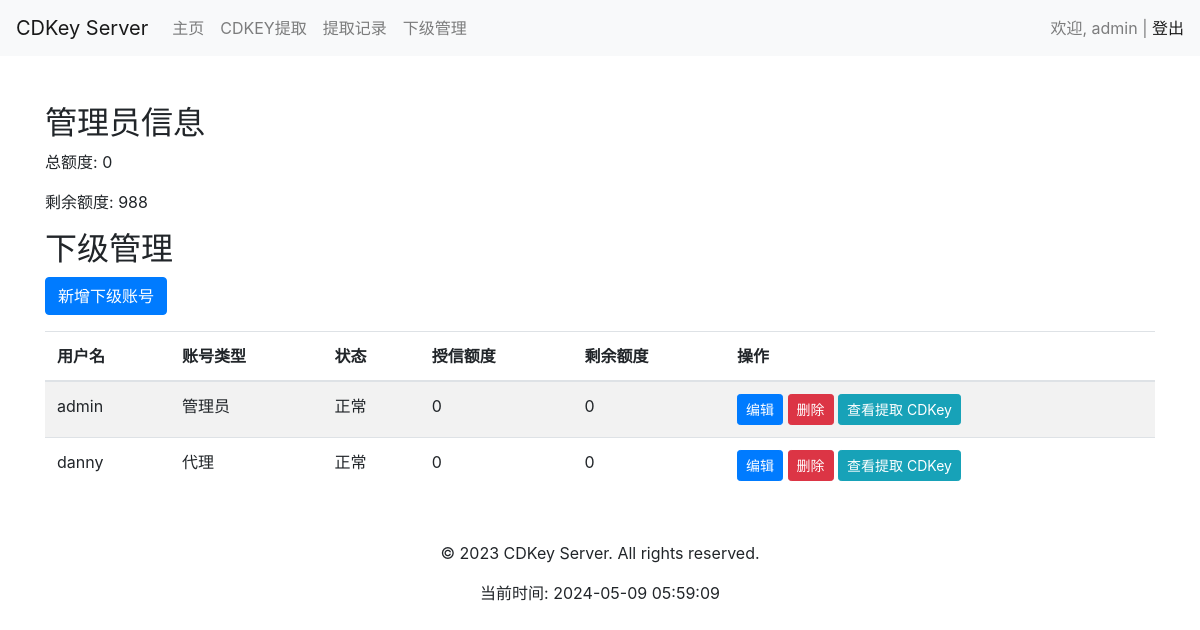
Screenshot of /user/subordinate/ (signed in) with the database file from the repository.
### user/models.py (models this page shows)
class User(AbstractUser):
    USER_TYPE_CHOICES = (
        (1, '管理员'),
        (2, '一级代理'),
        (3, '二级代理'),
    )
    ROLE_CHOICES = (
        ('admin', '管理员'),
        ('agent', '代理'),
    )
    superior = models.ForeignKey('self', on_delete=models.SET_NULL, null=True, blank=True, related_name='subordinates', verbose_name='上级')
    role = models.CharField(max_length=50, choices=ROLE_CHOICES, default='agent', verbose_name='角色')
    user_type = models.SmallIntegerField(choices=USER_TYPE_CHOICES, default=3, verbose_name='用户类型')
    is_active = models.BooleanField(default=True,verbose_name='是否激活')
    monthly_quota = models.IntegerField(default=0,verbose_name='月度配额')
    day_quota = models.IntegerField(default=0, verbose_name='日配额')
    quota_updated_at = models.DateField(auto_now_add=True)
    class Meta:
        db_table = 'user'

### user/views.py (the view)
# urls.py: path('subordinate/', views.subordinate_list, name='subordinate_list'),
@login_required
def subordinate_list(request):
    subordinates = request.user.subordinates.all()
    admin_profile = request.user.profile
    total_credit = admin_profile.credit if admin_profile.credit else 0
    remaining_credit = admin_profile.remaining_quota if admin_profile.remaining_quota else 0
    context = {
        'subordinates': subordinates,
        'total_credit': total_credit,
        'remaining_credit': remaining_credit,
    }
    return render(request, 'user/subordinate.html', context)

### user/templates/user/subordinate.html
{% extends 'base.html' %}
{% block content %}
<div class="container mt-5">
    <h2>管理员信息</h2>
    <p>总额度: {{ total_credit|default:0 }}</p>
    <p>剩余额度: {{ remaining_credit|default:0 }}</p>
    <h2>下级管理</h2>
    <a href="{% url 'user:subordinate_create' %}" class="btn btn-primary mb-3">新增下级账号</a>
    <table class="table table-striped">
        <thead>
            <tr>
                <th>用户名</th>
                <th>账号类型</th>
                <th>状态</th>
                <th>授信额度</th>
                <th>剩余额度</th>
                <th>操作</th>
            </tr>
        </thead>
        <tbody>
            {% for subordinate in subordinates %}
            <tr>
                <td>{{ subordinate.username }}</td>
                <td>{{ subordinate.get_role_display }}</td>
                <td>
                    {% if subordinate.is_active %}
                        正常
                    {% else %}
                        禁用
                    {% endif %}
                </td>
                <td>{{ subordinate.credit_limit|default:0 }}</td>
                <td>{{ subordinate.remaining_credit|default:0 }}</td>
                <td>
                    <a href="{% url 'user:subordinate_edit' subordinate.id %}" class="btn btn-sm btn-primary">编辑</a>
                    <a href="{% url 'user:subordinate_delete' subordinate.id %}" class="btn btn-sm btn-danger" onclick="return confirm('确定要删除吗?')">删除</a>
                    <a href="{% url 'user:subordinate_cdkey_record' subordinate.id %}" class="btn btn-sm btn-info">查看提取 CDKey</a>
                </td>
            </tr>
            {% endfor %}
        </tbody>
    </table>
</div>
{% endblock %}

### user/templates/base.html (shortened to what this page needs)
<!DOCTYPE html>
<html lang="en">
<head>
    <link rel="stylesheet" href="https://stackpath.bootstrapcdn.com/bootstrap/4.5.2/css/bootstrap.min.css">
</head>
<body>
    <header>
        {% block header %}
        <nav class="navbar navbar-expand-lg navbar-light bg-light">
            <a class="navbar-brand" href="{% url 'user:user_home' %}">CDKey Server</a>
            <div class="collapse navbar-collapse" id="navbarNav">
                <ul class="navbar-nav">
                    <li class="nav-item">
                        <a class="nav-link" href="{% url 'user:user_home' %}">主页</a>
                    </li>
                    <li class="nav-item">
                        <a class="nav-link" href="{% url 'user:generate_cdkey' %}">CDKEY提取</a>
                    </li>
                    <li class="nav-item">
                        <a class="nav-link" href="{% url 'user:cdkey_record' %}">提取记录</a>
                    </li>
                    <li class="nav-item">
                        <a class="nav-link" href="{% url 'user:subordinate_list' %}">下级管理</a>
                    </li>
                </ul>
            </div>
            {% if user.is_authenticated %}
            <span class="navbar-text">
                欢迎, {{ user.username }} | <a href="{% url 'user:logout' %}">登出</a>
            </span>
            {% endif %}
        </nav>
        {% endblock %}
    </header>
    <main>
        {% block content %}{% endblock %}
    </main>
    <footer class="mt-5">
        {% block footer %}
        <div class="text-center">
            <p>&copy; 2023 CDKey Server. All rights reserved.</p>
            <p>当前时间: {% now "Y-m-d H:i:s" %}</p>
        </div>
        {% endblock %}
    </footer>
</body>
</html>

### rows the page displays
User: username "admin", role "管理员", is_active "正常", credit_limit "0", remaining_credit "0"
User: username "danny", role "代理", is_active "正常", credit_limit "0", remaining_credit "0"

### other values shown
{{ total_credit|default:0 }} "0"
{{ remaining_credit|default:0 }} "988"
